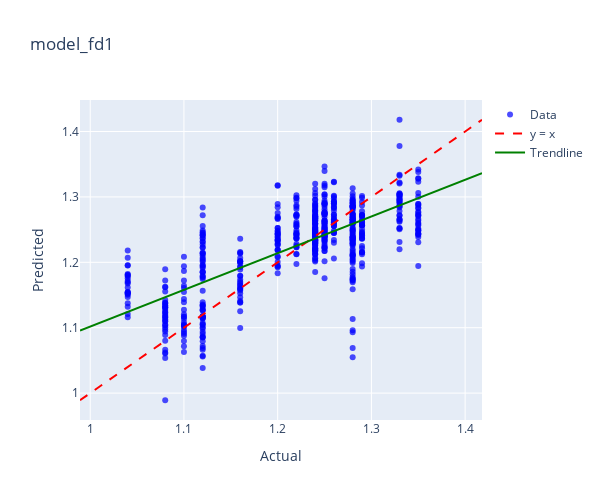
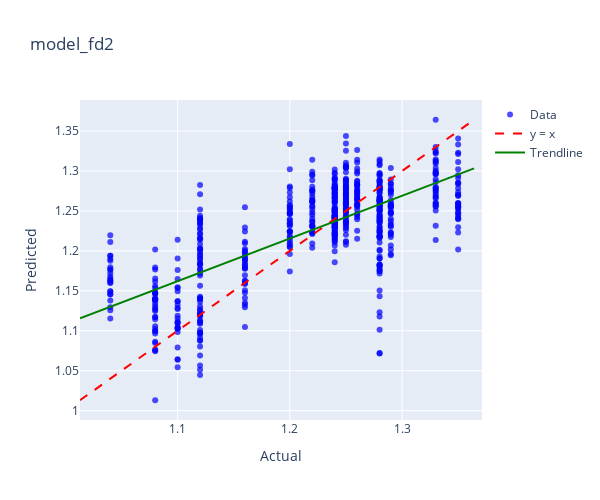
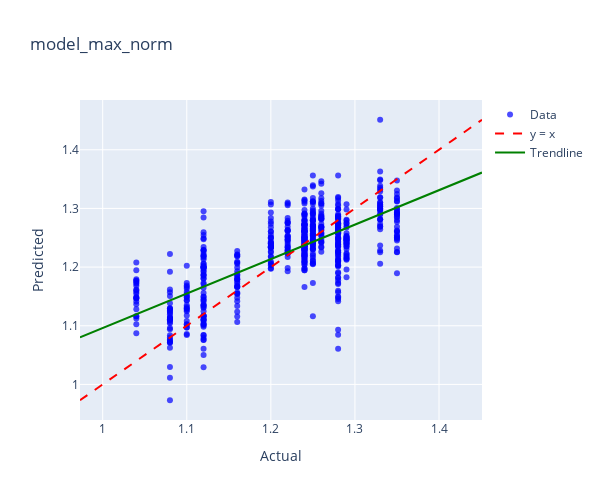
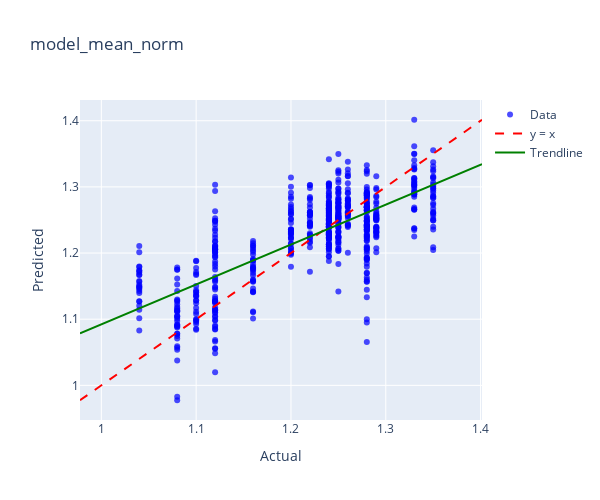

Notebook code cell kept with these figures, in order:
### Code cell
model_dict = {
    'model_fd1': (model_fd1, protein_fd1),
    'model_fd2': (model_fd2, protein_fd2),
    'model_max_norm': (model_max_norm, protein_max_norm),
    'model_mean_norm': (model_mean_norm, protein_mean_norm),
    'model_msc': (model_msc, protein_msc),
    'model_ori': (model_ori, protein_ori),
    'model_range_norm': (model_range_norm, protein_range_norm),
    'model_sg1': (model_sg1, protein_sg1),
    'model_sg2': (model_sg2, protein_sg2),
    'model_snv': (model_snv, protein_snv),
}

for name, (model, data) in model_dict.items():
    print(f"Plotting for {name}")
    plot_actual_vs_predicted_plotly(model, data, 'PROTEIN',name)

### Figure 1 — Plotly figure (JSON) as saved in the notebook; plotly's stock layout.template omitted (floating-point values rounded to 4 significant figures; data arrays with more than 128 entries replaced by an {"elided": "..."} marker saying what was removed)
{"data": [{"hovertemplate": "Index: %{text}<br>Actual: %{x}<br>Predicted: %{y}<extra></extra>", "marker": {"color": "blue", "opacity": 0.7, "size": 6}, "mode": "markers", "name": "Data", "text": {"elided": "653 str values"}, "type": "scatter", "x": {"elided": "653 float values"}, "y": {"elided": "653 float values"}}, {"line": {"color": "red", "dash": "dash"}, "mode": "lines", "name": "y = x", "type": "scatter", "x": [0.9891, 1.418], "y": [0.9891, 1.418]}, {"line": {"color": "green", "width": 2}, "mode": "lines", "name": "Trendline", "type": "scatter", "x": [0.9891, 1.418], "y": [1.096, 1.336]}], "layout": {"height": 500, "title": {"text": "model_fd1"}, "width": 600, "xaxis": {"title": {"text": "Actual"}}, "yaxis": {"title": {"text": "Predicted"}}}}

### Figure 2 — Plotly figure (JSON) as saved in the notebook; plotly's stock layout.template omitted (floating-point values rounded to 4 significant figures; data arrays with more than 128 entries replaced by an {"elided": "..."} marker saying what was removed)
{"data": [{"hovertemplate": "Index: %{text}<br>Actual: %{x}<br>Predicted: %{y}<extra></extra>", "marker": {"color": "blue", "opacity": 0.7, "size": 6}, "mode": "markers", "name": "Data", "text": {"elided": "653 str values"}, "type": "scatter", "x": {"elided": "653 float values"}, "y": {"elided": "653 float values"}}, {"line": {"color": "red", "dash": "dash"}, "mode": "lines", "name": "y = x", "type": "scatter", "x": [1.013, 1.364], "y": [1.013, 1.364]}, {"line": {"color": "green", "width": 2}, "mode": "lines", "name": "Trendline", "type": "scatter", "x": [1.013, 1.364], "y": [1.116, 1.303]}], "layout": {"height": 500, "title": {"text": "model_fd2"}, "width": 600, "xaxis": {"title": {"text": "Actual"}}, "yaxis": {"title": {"text": "Predicted"}}}}

### Figure 3 — Plotly figure (JSON) as saved in the notebook; plotly's stock layout.template omitted (floating-point values rounded to 4 significant figures; data arrays with more than 128 entries replaced by an {"elided": "..."} marker saying what was removed)
{"data": [{"hovertemplate": "Index: %{text}<br>Actual: %{x}<br>Predicted: %{y}<extra></extra>", "marker": {"color": "blue", "opacity": 0.7, "size": 6}, "mode": "markers", "name": "Data", "text": {"elided": "653 str values"}, "type": "scatter", "x": {"elided": "653 float values"}, "y": {"elided": "653 float values"}}, {"line": {"color": "red", "dash": "dash"}, "mode": "lines", "name": "y = x", "type": "scatter", "x": [0.973, 1.451], "y": [0.973, 1.451]}, {"line": {"color": "green", "width": 2}, "mode": "lines", "name": "Trendline", "type": "scatter", "x": [0.973, 1.451], "y": [1.08, 1.361]}], "layout": {"height": 500, "title": {"text": "model_max_norm"}, "width": 600, "xaxis": {"title": {"text": "Actual"}}, "yaxis": {"title": {"text": "Predicted"}}}}

### Figure 4 — Plotly figure (JSON) as saved in the notebook; plotly's stock layout.template omitted (floating-point values rounded to 4 significant figures; data arrays with more than 128 entries replaced by an {"elided": "..."} marker saying what was removed)
{"data": [{"hovertemplate": "Index: %{text}<br>Actual: %{x}<br>Predicted: %{y}<extra></extra>", "marker": {"color": "blue", "opacity": 0.7, "size": 6}, "mode": "markers", "name": "Data", "text": {"elided": "653 str values"}, "type": "scatter", "x": {"elided": "653 float values"}, "y": {"elided": "653 float values"}}, {"line": {"color": "red", "dash": "dash"}, "mode": "lines", "name": "y = x", "type": "scatter", "x": [0.9775, 1.401], "y": [0.9775, 1.401]}, {"line": {"color": "green", "width": 2}, "mode": "lines", "name": "Trendline", "type": "scatter", "x": [0.9775, 1.401], "y": [1.079, 1.334]}], "layout": {"height": 500, "title": {"text": "model_mean_norm"}, "width": 600, "xaxis": {"title": {"text": "Actual"}}, "yaxis": {"title": {"text": "Predicted"}}}}
